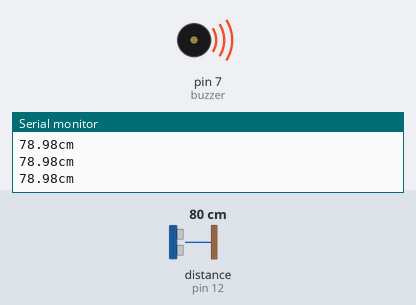
Simulated run of this sketch. Board: Arduino Uno, built with avr-gcc and run on an emulated ATmega328P. Parts: buzzer (waves = sounding), the last lines printed to the serial monitor. Wiring (inferred from the names in the program): ultrasonic range finder: trigger pin 13; echo pin 12. Inputs (shaded band) come from the test bench; at power-on: distance to the obstacle (sensor on pin 12) 80 cm. The echo pulse lasts 58.3 µs per cm.

Above: at 1.2 s.
1.3 s: distance to the obstacle (sensor on pin 12) set to 299 cm
At 1.55 s:
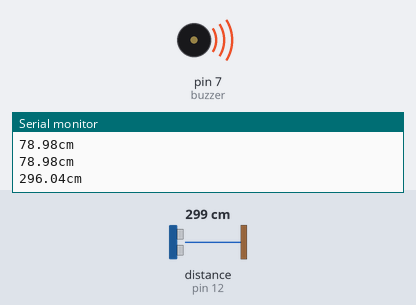
Timing chart, 0 to 10.3 s (numbered marks = the images above; inputs shaded):
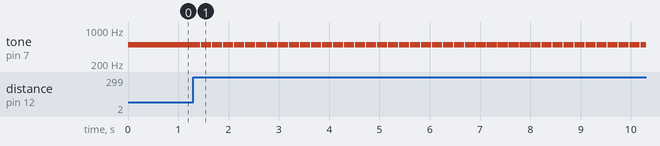

The sketch:

buzzer1.ino
```cpp
#define buzzer  7
#define echoPin 12
#define trigPin 13

// 한 번 부저가 총 울리는 시간
int buzzertime = 200;

void setup() {
  Serial.begin(9600);
  // trig를 출력모드로 설정, echo를 입력모드로 설정
  pinMode(buzzer, OUTPUT);
  pinMode(trigPin, OUTPUT);
  pinMode(echoPin, INPUT);
}

void loop() {
  // 초음파를 보낸다. 다 보내면 echo가 HIGH 상태로 대기하게 된다.
  digitalWrite(trigPin, LOW);
  digitalWrite(echoPin, LOW);
  delayMicroseconds(2);
  digitalWrite(trigPin, HIGH);
  delayMicroseconds(10);
  digitalWrite(trigPin, LOW);

  // echoPin 이 HIGH를 유지한 시간을 저장 한다.
  unsigned long duration = pulseIn(echoPin, HIGH);
  // HIGH 였을 때 시간(초음파가 보냈다가 다시 들어온 시간)을 가지고 거리를 계산 한다.
  float distance = ((float)(340 * duration) / 10000) / 2;

  Serial.print(distance);
  Serial.println("cm");

  // 부저로 거리에 따른 알람 울리기
  alarm(distance);
  delay(200);
}

void alarm(float distance) {
  if (distance >= 50) {
    tone(buzzer, 500, buzzertime);
  }
  else {
    // 거리가 가까워질수록, 더 높은 소리가 난다.
    tone(buzzer, 500*50/distance, buzzertime);
  }
}
```

Measured:
- after the input at 1.3 s, tone on pin 7 (buzzer): alternates 500 Hz for 0.20 s and silent for 0.02 s, starting after 0.14 s
